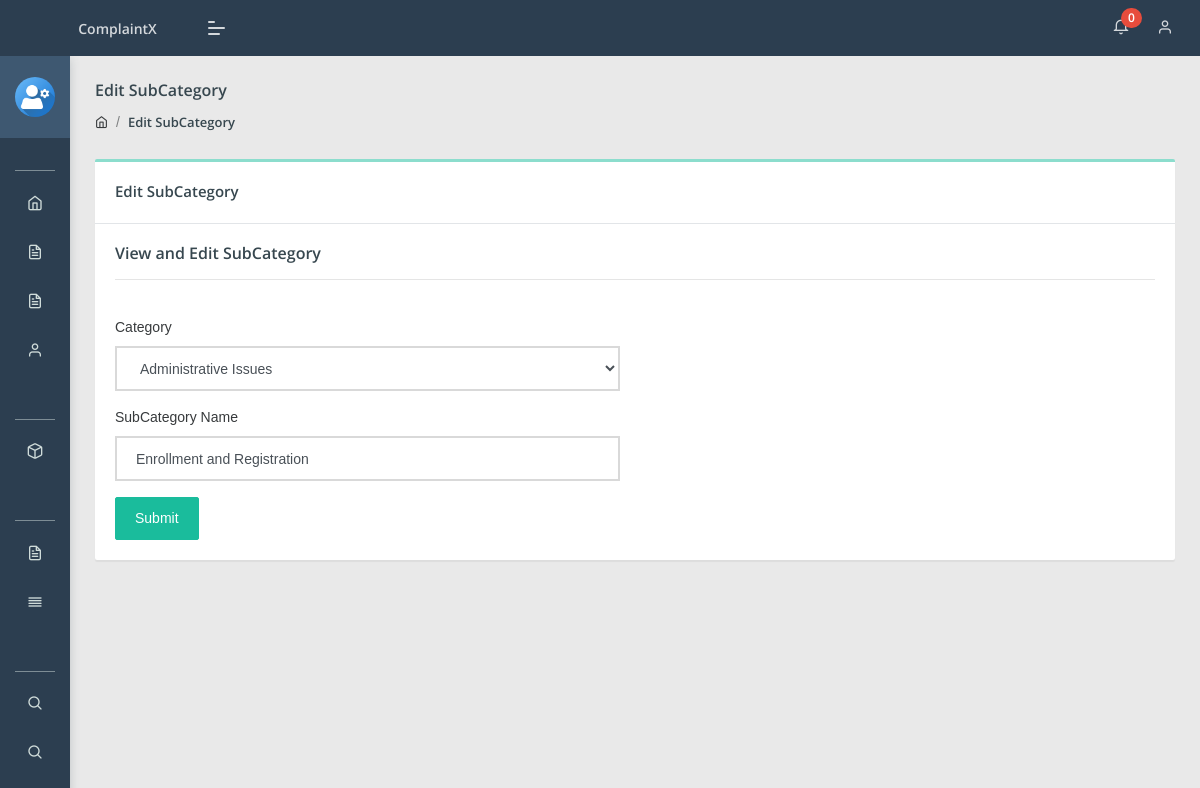
/admin/edit-subcategory.php?id=6 (signed in), run on the app's committed database.
### tables this page shows
CREATE TABLE `subcategory` (
  `id` int(11) NOT NULL,
  `categoryid` int(11) DEFAULT NULL,
  `subcategory` varchar(255) DEFAULT NULL,
  `creationDate` timestamp NULL DEFAULT current_timestamp(),
  `updationDate` timestamp NULL DEFAULT NULL ON UPDATE current_timestamp()
);

CREATE TABLE `category` (
  `id` int(11) NOT NULL,
  `categoryName` varchar(255) DEFAULT NULL,
  `categoryDescription` longtext DEFAULT NULL,
  `creationDate` timestamp NULL DEFAULT current_timestamp(),
  `updationDate` timestamp NULL DEFAULT NULL ON UPDATE current_timestamp()
);

### admin/edit-subcategory.php (the view, shortened to what this page needs)
<?php
include('include/config.php');
if(strlen($_SESSION['aid'])==0)
	{
header('location:index.php');
}
else{
	?>
<!DOCTYPE html>
<html lang="en">
<head>
    <link rel="stylesheet" href="assets/css/style.css">
</head>
<body class="">
	<?php include('include/sidebar.php');?>
	<?php include('include/header.php');?>
<section class="pcoded-main-container">
    <div class="pcoded-content">
        <div class="page-header">
            <div class="page-block">
                <div class="row align-items-center">
                    <div class="col-md-12">
                        <div class="page-header-title">
                            <h5 class="m-b-10">Edit SubCategory</h5>
                        </div>
                        <ul class="breadcrumb">
                            <li class="breadcrumb-item"><a href="dashboard.php"><i class="feather icon-home"></i></a></li>
                            <li class="breadcrumb-item"><a href="subcategory.php">Edit SubCategory</a></li>
                        </ul>
                    </div>
                </div>
            </div>
        </div>
        <div class="row">
            <div class="col-sm-12">
                <div class="card">
                    <div class="card-header">
                        <h5>Edit SubCategory</h5>
                    </div>
                    <div class="card-body">
                        <h5>View and Edit SubCategory</h5>
                        <hr>
                        <div class="row">
                            <div class="col-md-6">
                            	<?php
$id=intval($_GET['id']);
$query=mysqli_query($con,"select category.id,category.categoryName,subcategory.subcategory from subcategory join category on category.id=subcategory.categoryid where subcategory.id='$id'");
while($row=mysqli_fetch_array($query))
{
?>
                                <form method="post">
                                    <br />
                                    <div class="form-group">
                                        <label for="exampleInputEmail1">Category</label>
                                        <select name="category" class="form-control" required>
<option value="<?php echo htmlentities($row['id']);?>"><?php echo htmlentities($catname=$row['categoryName']);?></option>
</select>
                                    </div>
                                      <div class="form-group">
                                        <label for="exampleInputEmail1">SubCategory Name</label>
<input type="text" placeholder="Enter category Name"  name="subcategory" value="<?php echo  htmlentities($row['subcategory']);?>" class="form-control" required>
                                    </div>
                                    <button type="submit" class="btn  btn-primary" name="submit">Submit</button>
                                </form><?php } ?>
                            </div>
                        </div>
                    </div>
                </div>
            </div>
        </div>
    </div>
</section>
</body>
</html>
<?php } ?>

### data on the page
subcategory: category "Administrative Issues", subcategory "Enrollment and Registration"

### other printed values
$num1 "0"
